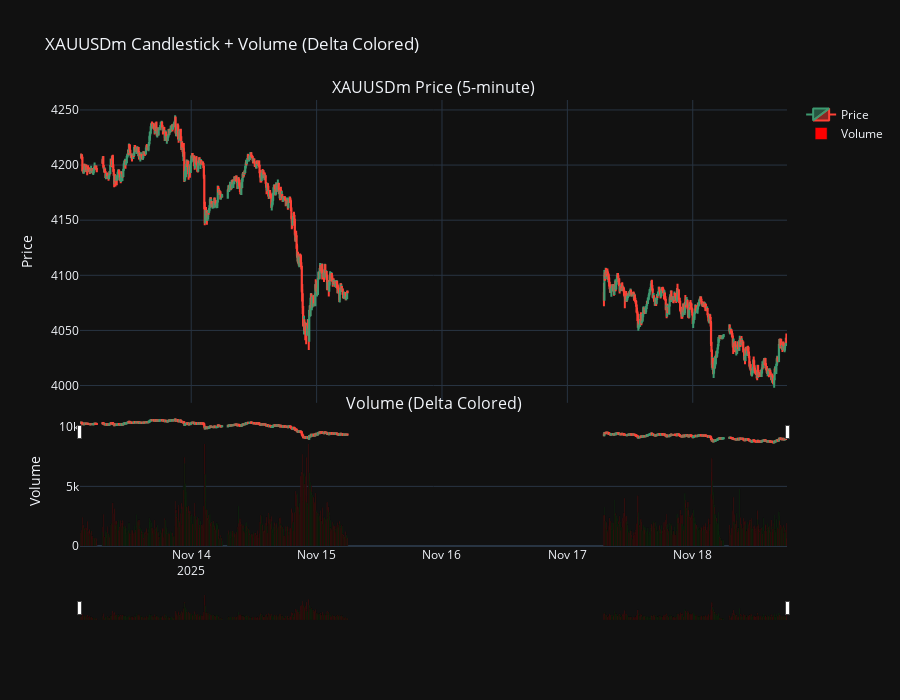

This figure's notebook cell:
### Code cell
# Install dependencies if needed
!pip install MetaTrader5 plotly pandas --quiet

# -----------------------------
# IMPORTS
# -----------------------------
import MetaTrader5 as mt
import pandas as pd
import plotly.graph_objects as go
from plotly.subplots import make_subplots

# -----------------------------
# 1. CONNECT TO MT5
# -----------------------------
if not mt.initialize():
    raise RuntimeError("MT5 initialization failed")

symbol = "XAUUSDm"           # Change to your broker's symbol
timeframe = mt.TIMEFRAME_M5  # 5-minute candles
num_candles = 1000            # Number of candles to fetch

# Map MT5 timeframe constant to readable string
timeframe_map = {
    mt.TIMEFRAME_M1: "1-minute",
    mt.TIMEFRAME_M5: "5-minute",
    mt.TIMEFRAME_M15: "15-minute",
    mt.TIMEFRAME_M30: "30-minute",
    mt.TIMEFRAME_H1: "1-hour",
    mt.TIMEFRAME_H4: "4-hour",
    mt.TIMEFRAME_D1: "1-day",
}
timeframe_str = timeframe_map.get(timeframe, str(timeframe))

# -----------------------------
# 2. FETCH DATA
# -----------------------------
rates = mt.copy_rates_from_pos(symbol, timeframe, 0, num_candles)
df = pd.DataFrame(rates)

# Convert MT5 time (UTC) to datetime
df['time'] = pd.to_datetime(df['time'], unit='s', utc=True)
df['time'] = df['time'].dt.tz_convert('Asia/Manila')
df.set_index('time', inplace=True)

# OHLC + tick volume
df.rename(columns={
    'open': 'Open',
    'high': 'High',
    'low': 'Low',
    'close': 'Close',
    'tick_volume': 'Volume'
}, inplace=True)

# Simple delta
df['Delta'] = df.apply(
    lambda row: row['Volume'] if row['Close'] > row['Open'] 
    else (-row['Volume'] if row['Close'] < row['Open'] else 0),
    axis=1
)

print(df.head())

# -----------------------------
# 3. CHART PLOTTING
# -----------------------------

# create plotly figure with two panes
fig = make_subplots(
    rows=2, cols=1,
    shared_xaxes=True,
    vertical_spacing=0.03,
    row_heights=[0.7, 0.3],
    subplot_titles=(f'{symbol} Price ({timeframe_str})', 'Volume (Delta Colored)')
)

# Candlestick trace (top pane)
fig.add_trace(go.Candlestick(
    x=df.index,
    open=df['Open'],
    high=df['High'],
    low=df['Low'],
    close=df['Close'],
    name='Price'
), row=1, col=1)

# Volume trace (bottom pane), colored by delta
colors = ['green' if d > 0 else ('red' if d < 0 else 'gray') for d in df['Delta']]
fig.add_trace(go.Bar(
    x=df.index,
    y=df['Volume'],
    marker_color=colors,
    name='Volume'
), row=2, col=1)

# layout
fig.update_layout(
    title=f'{symbol} Candlestick + Volume (Delta Colored)',
    template='plotly_dark',
    height=700
)

# Set axis labels
fig.update_yaxes(title_text="Price", row=1, col=1)
fig.update_yaxes(title_text="Volume", row=2, col=1)

# Enable scrollable slider
fig.update_xaxes(
    rangeslider_visible=True,
    rangeslider_thickness=0.05
)

fig.show()

### Figure 1 — Plotly figure (JSON) as saved in the notebook; plotly's stock layout.template omitted (floating-point values rounded to 4 significant figures; data arrays with more than 128 entries replaced by an {"elided": "..."} marker saying what was removed)
{"data": [{"close": {"elided": "1000 float values"}, "high": {"elided": "1000 float values"}, "low": {"elided": "1000 float values"}, "name": "Price", "open": {"elided": "1000 float values"}, "type": "candlestick", "x": {"elided": "1000 str values"}, "xaxis": "x", "yaxis": "y"}, {"marker": {"color": {"elided": "1000 str values"}}, "name": "Volume", "type": "bar", "x": {"elided": "1000 str values"}, "xaxis": "x2", "y": {"elided": "1000 int values"}, "yaxis": "y2"}], "layout": {"annotations": [{"font": {"size": 16}, "showarrow": false, "text": "XAUUSDm Price (5-minute)", "x": 0.5, "xanchor": "center", "xref": "paper", "y": 1.0, "yanchor": "bottom", "yref": "paper"}, {"font": {"size": 16}, "showarrow": false, "text": "Volume (Delta Colored)", "x": 0.5, "xanchor": "center", "xref": "paper", "y": 0.291, "yanchor": "bottom", "yref": "paper"}], "height": 700, "title": {"text": "XAUUSDm Candlestick + Volume (Delta Colored)"}, "xaxis": {"anchor": "y", "domain": [0, 1], "matches": "x2", "rangeslider": {"thickness": 0.05, "visible": true}, "showticklabels": false}, "xaxis2": {"anchor": "y2", "domain": [0, 1], "rangeslider": {"thickness": 0.05, "visible": true}}, "yaxis": {"anchor": "x", "domain": [0.321, 1.0], "title": {"text": "Price"}}, "yaxis2": {"anchor": "x2", "domain": [0, 0.291], "title": {"text": "Volume"}}}}
